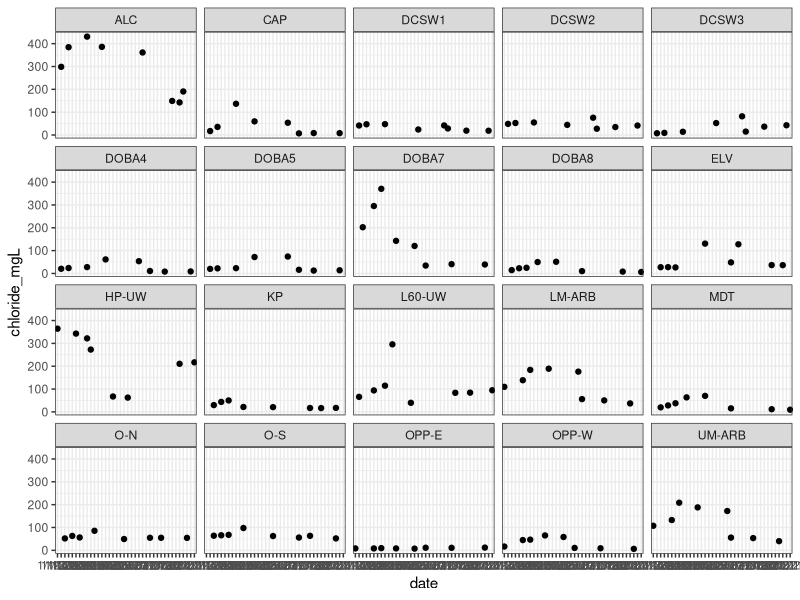

Here is the R script that generated this plot:
library(tidyverse)
library(lubridate)

# Read in data 
chloride <- read_csv('data/chloride/chloride.csv') 


ggplot(chloride)+
  geom_point(aes(x = date, y = chloride_mgL))+
  facet_wrap(~as.factor(pond))+
  theme_bw()
